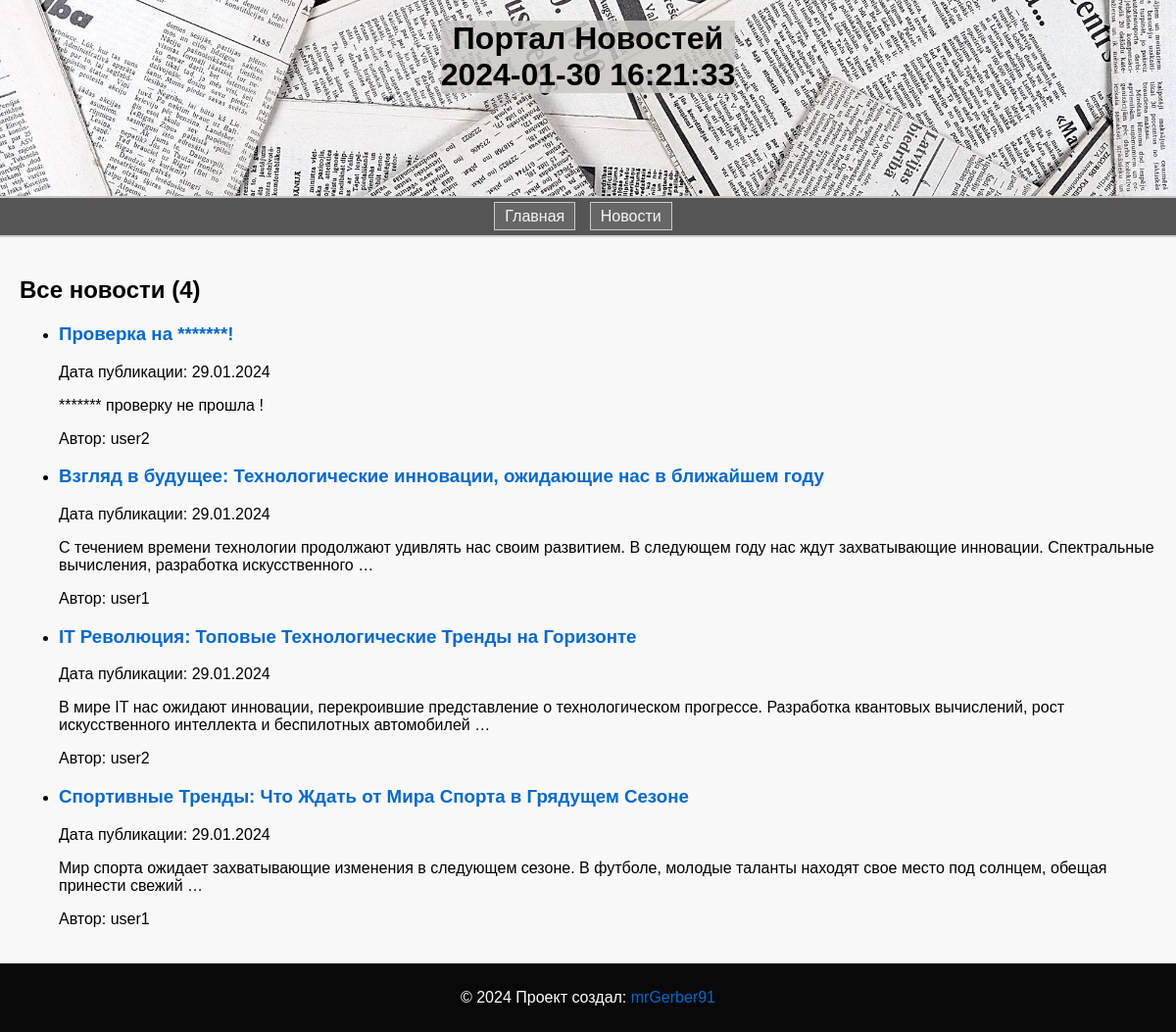
Page /news/ on the committed database.
### news/models.py (models this page shows, shortened)
class Post(models.Model):
    author = models.ForeignKey(Author, on_delete=models.CASCADE) # Ссылка на автора
    post_type_choices = [('article', 'Article'), ('news', 'News')]
    post_type = models.CharField(max_length=10, choices=post_type_choices)
    created_at = models.DateTimeField(auto_now_add=True)
    categories = models.ManyToManyField(Category, through='PostCategory') # Связь многие ко многим с категориями
    title = models.CharField(max_length=255)
    content = models.TextField()
    rating = models.IntegerField(default=0)

class Author(models.Model):
    user = models.OneToOneField(User, on_delete=models.CASCADE)# Один к одному с моделью пользователя Django
    rating = models.IntegerField(default=0)
    def __str__(self):
        return self.user.username

### news/views.py (the view)
# urls.py: path('news/', news_list, name='news_list'),
def news_list(request):
    posts = Post.objects.all().order_by('-created_at')
    return render(request, 'news/news_list.html', {'posts': posts})

### news/context_processors.py (called while the page is built)
def real_time(request):
    city = 'Europe/Moscow'
    real_time = datetime.now(pytz.timezone(city))
    return {'real_time': real_time}

### news/templatetags/custom_tags.py (called while the page is built)
@register.simple_tag
def get_real_time(city='Europe/Moscow'):
    current_time = datetime.now(pytz.timezone(city))
    return current_time.strftime('%Y-%m-%d %H:%M:%S')

### news/templatetags/my_filters.py (called while the page is built)
@register.filter(name='censor')
def censor(value):
    if not isinstance(value, str):
        raise ValueError("Censor filter can only be applied to strings.")
    censored_words = ['редиска', 'редиску', 'редиской', 'редиски']
    for word in censored_words:
        value = re.sub(re.compile(re.escape(word), re.IGNORECASE), '*' * len(word), value)
    return value

### news/templates/news/news_list.html (shortened to what this page needs)
{% extends 'flatpages/default.html' %}
{% load static %}
{% load my_filters %}
{% block content %}
    <h2>Все новости ({{ posts|length }})</h2>
    <ul>
        {% for post in posts %}
            <li>
                <h3><a href="{% url 'post_detail' post_id=post.id %}">{{ post.title|censor }}</a></h3>
                <p>Дата публикации: {{ post.created_at|date:"d.m.Y" }}</p>
                <p>{{ post.content|censor|truncatewords:20 }}</p>
                <p>Автор: {{ post.author }}</p>
            </li>
        {% endfor %}
    </ul>
{% endblock %}

### static/css/style.css (style rules this page uses)
body { font-family: 'Arial', sans-serif; margin: 0; padding: 0; background-color: #f8f8f8; }
h2, h3 { color: rgba(0, 0, 0, 1); }
a { color: #0369c8; text-decoration: none; }

### rows in the picture
Post: title|censor "Проверка на *******!", created_at "29.01.2024", content|censor "******* проверку не прошла !", author "user2"
Post: title|censor "Взгляд в будущее: Технологические инновации, ожидающие нас в ближайшем году", created_at "29.01.2024", content|censor "С течением времени технологии продолжают удивлять нас своим развитием. В следующем году нас ждут захватывающие инновации. Спектральные вычисления, разработка искусственного …", author "user1"
Post: title|censor "IT Революция: Топовые Технологические Тренды на Горизонте", created_at "29.01.2024", content|censor "В мире IT нас ожидают инновации, перекроившие представление о технологическом прогрессе. Разработка квантовых вычислений, рост искусственного интеллекта и беспилотных автомобилей …", author "user2"
Post: title|censor "Спортивные Тренды: Что Ждать от Мира Спорта в Грядущем Сезоне", created_at "29.01.2024", content|censor "Мир спорта ожидает захватывающие изменения в следующем сезоне. В футболе, молодые таланты находят свое место под солнцем, обещая принести свежий …", author "user1"

### other values in the picture
{{ posts|length }} "4"
